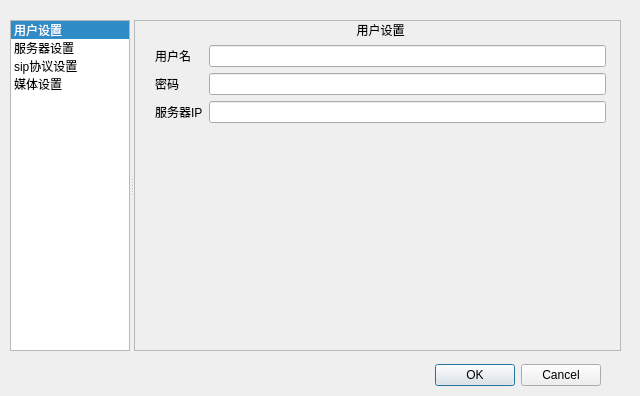
<?xml version="1.0" encoding="UTF-8"?>
<ui version="4.0">
 <class>SettingsDialog</class>
 <widget class="QDialog" name="SettingsDialog">
  <property name="geometry">
   <rect>
    <x>0</x>
    <y>0</y>
    <width>640</width>
    <height>396</height>
   </rect>
  </property>
  <property name="windowTitle">
   <string>设置</string>
  </property>
  <widget class="QSplitter" name="splitter">
   <property name="geometry">
    <rect>
     <x>10</x>
     <y>20</y>
     <width>611</width>
     <height>331</height>
    </rect>
   </property>
   <property name="orientation">
    <enum>Qt::Horizontal</enum>
   </property>
   <widget class="QListWidget" name="listWidget">
    <property name="sizePolicy">
     <sizepolicy hsizetype="Expanding" vsizetype="Fixed">
      <horstretch>0</horstretch>
      <verstretch>0</verstretch>
     </sizepolicy>
    </property>
    <property name="minimumSize">
     <size>
      <width>50</width>
      <height>0</height>
     </size>
    </property>
    <property name="maximumSize">
     <size>
      <width>120</width>
      <height>16777215</height>
     </size>
    </property>
    <property name="currentRow">
     <number>0</number>
    </property>
    <item>
     <property name="text">
      <string>用户设置</string>
     </property>
    </item>
    <item>
     <property name="text">
      <string>服务器设置</string>
     </property>
    </item>
    <item>
     <property name="text">
      <string>sip协议设置</string>
     </property>
    </item>
    <item>
     <property name="text">
      <string>媒体设置</string>
     </property>
    </item>
   </widget>
   <widget class="QStackedWidget" name="stackedWidget">
    <property name="frameShape">
     <enum>QFrame::StyledPanel</enum>
    </property>
    <property name="currentIndex">
     <number>0</number>
    </property>
    <widget class="QWidget" name="pageuser">
     <widget class="QWidget" name="layoutWidget">
      <property name="geometry">
       <rect>
        <x>20</x>
        <y>0</y>
        <width>451</width>
        <height>321</height>
       </rect>
      </property>
      <layout class="QVBoxLayout" name="verticalLayout">
       <item>
        <widget class="QLabel" name="label">
         <property name="text">
          <string>用户设置</string>
         </property>
         <property name="alignment">
          <set>Qt::AlignCenter</set>
         </property>
        </widget>
       </item>
       <item>
        <layout class="QFormLayout" name="formLayout">
         <item row="0" column="0">
          <widget class="QLabel" name="username">
           <property name="text">
            <string>用户名</string>
           </property>
          </widget>
         </item>
         <item row="0" column="1">
          <widget class="QLineEdit" name="usernameLineEdit">
           <property name="echoMode">
            <enum>QLineEdit::Normal</enum>
           </property>
          </widget>
         </item>
         <item row="1" column="0">
          <widget class="QLabel" name="passwd">
           <property name="text">
            <string>密码</string>
           </property>
          </widget>
         </item>
         <item row="1" column="1">
          <widget class="QLineEdit" name="passwdLineEdit">
           <property name="echoMode">
            <enum>QLineEdit::PasswordEchoOnEdit</enum>
           </property>
          </widget>
         </item>
         <item row="3" column="0">
          <widget class="QLabel" name="iPLabel">
           <property name="text">
            <string>服务器IP</string>
           </property>
          </widget>
         </item>
         <item row="3" column="1">
          <widget class="QLineEdit" name="serverLineEdit"/>
         </item>
         <item row="4" column="0">
          <spacer name="verticalSpacer">
           <property name="orientation">
            <enum>Qt::Vertical</enum>
           </property>
           <property name="sizeHint" stdset="0">
            <size>
             <width>20</width>
             <height>400</height>
            </size>
           </property>
          </spacer>
         </item>
        </layout>
       </item>
      </layout>
     </widget>
    </widget>
    <widget class="QWidget" name="pageserver">
     <widget class="QWidget" name="layoutWidget">
      <property name="geometry">
       <rect>
        <x>10</x>
        <y>0</y>
        <width>461</width>
        <height>321</height>
       </rect>
      </property>
      <layout class="QVBoxLayout" name="verticalLayout_2">
       <item>
        <widget class="QLabel" name="label_2">
         <property name="sizePolicy">
          <sizepolicy hsizetype="Preferred" vsizetype="Maximum">
           <horstretch>0</horstretch>
           <verstretch>0</verstretch>
          </sizepolicy>
         </property>
         <property name="text">
          <string>服务器设置</string>
         </property>
         <property name="alignment">
          <set>Qt::AlignCenter</set>
         </property>
        </widget>
       </item>
       <item>
        <layout class="QFormLayout" name="formLayout_2">
         <item row="0" column="0">
          <widget class="QLabel" name="label_5">
           <property name="text">
            <string>sip server</string>
           </property>
          </widget>
         </item>
         <item row="0" column="1">
          <widget class="QLineEdit" name="sipServerIP1"/>
         </item>
         <item row="1" column="0">
          <widget class="QLabel" name="label_6">
           <property name="text">
            <string>sip server 2</string>
           </property>
          </widget>
         </item>
         <item row="1" column="1">
          <widget class="QLineEdit" name="sipServerIP2"/>
         </item>
        </layout>
       </item>
      </layout>
     </widget>
    </widget>
    <widget class="QWidget" name="pagesip">
     <widget class="QWidget" name="layoutWidget">
      <property name="geometry">
       <rect>
        <x>10</x>
        <y>0</y>
        <width>461</width>
        <height>321</height>
       </rect>
      </property>
      <layout class="QVBoxLayout" name="verticalLayout_3">
       <item>
        <widget class="QLabel" name="label_3">
         <property name="sizePolicy">
          <sizepolicy hsizetype="Expanding" vsizetype="Maximum">
           <horstretch>0</horstretch>
           <verstretch>0</verstretch>
          </sizepolicy>
         </property>
         <property name="text">
          <string>SIP协议设置</string>
         </property>
         <property name="alignment">
          <set>Qt::AlignCenter</set>
         </property>
        </widget>
       </item>
       <item>
        <widget class="QGroupBox" name="groupBox">
         <property name="title">
          <string>杂项设置</string>
         </property>
         <widget class="QWidget" name="formLayoutWidget_3">
          <property name="geometry">
           <rect>
            <x>10</x>
            <y>30</y>
            <width>411</width>
            <height>81</height>
           </rect>
          </property>
          <layout class="QFormLayout" name="formLayout_4">
           <item row="0" column="0">
            <widget class="QLabel" name="label_7">
             <property name="text">
              <string>外出代理：</string>
             </property>
            </widget>
           </item>
           <item row="1" column="0">
            <widget class="QLabel" name="label_8">
             <property name="text">
              <string>转移url：</string>
             </property>
            </widget>
           </item>
           <item row="0" column="1">
            <widget class="QLineEdit" name="outboundLineEdit"/>
           </item>
           <item row="1" column="1">
            <widget class="QLineEdit" name="transferLineEdit"/>
           </item>
          </layout>
         </widget>
        </widget>
       </item>
       <item>
        <layout class="QFormLayout" name="formLayout_3">
         <item row="0" column="0">
          <widget class="QLabel" name="label_9">
           <property name="text">
            <string>DTMF模式：</string>
           </property>
          </widget>
         </item>
         <item row="0" column="1">
          <widget class="QComboBox" name="DTMFcomboBox">
           <item>
            <property name="text">
             <string>RFC2833</string>
            </property>
           </item>
           <item>
            <property name="text">
             <string>信息</string>
            </property>
           </item>
          </widget>
         </item>
        </layout>
       </item>
      </layout>
     </widget>
    </widget>
    <widget class="QWidget" name="pagemedia">
     <widget class="QWidget" name="layoutWidget">
      <property name="geometry">
       <rect>
        <x>10</x>
        <y>0</y>
        <width>471</width>
        <height>321</height>
       </rect>
      </property>
      <layout class="QVBoxLayout" name="verticalLayout_5">
       <item>
        <widget class="QLabel" name="label_4">
         <property name="sizePolicy">
          <sizepolicy hsizetype="Preferred" vsizetype="Fixed">
           <horstretch>0</horstretch>
           <verstretch>0</verstretch>
          </sizepolicy>
         </property>
         <property name="text">
          <string>媒体设置</string>
         </property>
         <property name="alignment">
          <set>Qt::AlignCenter</set>
         </property>
        </widget>
       </item>
       <item>
        <layout class="QHBoxLayout" name="horizontalLayout_2">
         <item>
          <widget class="QGroupBox" name="groupBox_2">
           <property name="title">
            <string>音频</string>
           </property>
           <widget class="QWidget" name="formLayoutWidget_4">
            <property name="geometry">
             <rect>
              <x>10</x>
              <y>30</y>
              <width>211</width>
              <height>71</height>
             </rect>
            </property>
            <layout class="QFormLayout" name="formLayout_5">
             <property name="formAlignment">
              <set>Qt::AlignJustify|Qt::AlignTop</set>
             </property>
             <item row="0" column="0">
              <widget class="QLabel" name="label_10">
               <property name="text">
                <string>输入设备</string>
               </property>
              </widget>
             </item>
             <item row="0" column="1">
              <widget class="QComboBox" name="audioInputcomboBox"/>
             </item>
             <item row="1" column="0">
              <widget class="QLabel" name="label_11">
               <property name="text">
                <string>输出设备</string>
               </property>
              </widget>
             </item>
             <item row="1" column="1">
              <widget class="QComboBox" name="audioOutputcomboBox"/>
             </item>
            </layout>
           </widget>
           <widget class="QLabel" name="label_12">
            <property name="geometry">
             <rect>
              <x>10</x>
              <y>110</y>
              <width>62</width>
              <height>20</height>
             </rect>
            </property>
            <property name="text">
             <string>编解码器</string>
            </property>
           </widget>
           <widget class="QListWidget" name="audioCodeclistWidget">
            <property name="geometry">
             <rect>
              <x>10</x>
              <y>130</y>
              <width>101</width>
              <height>151</height>
             </rect>
            </property>
            <item>
             <property name="text">
              <string>PCMU</string>
             </property>
            </item>
            <item>
             <property name="text">
              <string>PCMA</string>
             </property>
            </item>
            <item>
             <property name="text">
              <string>iLBC</string>
             </property>
            </item>
            <item>
             <property name="text">
              <string>gsm</string>
             </property>
            </item>
            <item>
             <property name="text">
              <string>G722</string>
             </property>
            </item>
            <item>
             <property name="text">
              <string>G7221</string>
             </property>
            </item>
            <item>
             <property name="text">
              <string>G729</string>
             </property>
            </item>
           </widget>
           <widget class="QWidget" name="layoutWidget">
            <property name="geometry">
             <rect>
              <x>120</x>
              <y>130</y>
              <width>101</width>
              <height>151</height>
             </rect>
            </property>
            <layout class="QVBoxLayout" name="verticalLayout_4">
             <item>
              <widget class="QCheckBox" name="silenceDetectCheckBox">
               <property name="text">
                <string>静音检测</string>
               </property>
              </widget>
             </item>
             <item>
              <widget class="QCheckBox" name="checkBox">
               <property name="text">
                <string>回声抵消</string>
               </property>
              </widget>
             </item>
             <item>
              <spacer name="verticalSpacer_2">
               <property name="orientation">
                <enum>Qt::Vertical</enum>
               </property>
               <property name="sizeHint" stdset="0">
                <size>
                 <width>20</width>
                 <height>40</height>
                </size>
               </property>
              </spacer>
             </item>
             <item>
              <widget class="QLabel" name="label_13">
               <property name="text">
                <string>抖动缓冲ms:</string>
               </property>
              </widget>
             </item>
             <item>
              <widget class="QSpinBox" name="jitterBufferspinBox"/>
             </item>
            </layout>
           </widget>
          </widget>
         </item>
         <item>
          <widget class="QGroupBox" name="groupBox_3">
           <property name="title">
            <string>视频</string>
           </property>
           <widget class="QWidget" name="formLayoutWidget_5">
            <property name="geometry">
             <rect>
              <x>10</x>
              <y>30</y>
              <width>223</width>
              <height>251</height>
             </rect>
            </property>
            <layout class="QFormLayout" name="formLayout_6">
             <item row="0" column="0">
              <widget class="QLabel" name="label_14">
               <property name="text">
                <string>输入设备</string>
               </property>
              </widget>
             </item>
             <item row="0" column="1">
              <widget class="QComboBox" name="comboBox"/>
             </item>
             <item row="1" column="0">
              <widget class="QLabel" name="label_15">
               <property name="text">
                <string>大小</string>
               </property>
              </widget>
             </item>
             <item row="1" column="1">
              <widget class="QComboBox" name="comboBox_2">
               <item>
                <property name="text">
                 <string>1080p 1920x1080</string>
                </property>
               </item>
               <item>
                <property name="text">
                 <string>720p    1280x720</string>
                </property>
               </item>
               <item>
                <property name="text">
                 <string>VGA     640x480</string>
                </property>
               </item>
               <item>
                <property name="text">
                 <string>CIF        352x288</string>
                </property>
               </item>
               <item>
                <property name="text">
                 <string>QVGA    320*240</string>
                </property>
               </item>
              </widget>
             </item>
             <item row="2" column="0">
              <widget class="QLabel" name="label_16">
               <property name="text">
                <string>编解码器</string>
               </property>
              </widget>
             </item>
             <item row="2" column="1">
              <widget class="QListWidget" name="audioCodeclistWidget_2">
               <item>
                <property name="text">
                 <string>h263</string>
                </property>
               </item>
               <item>
                <property name="text">
                 <string>h264</string>
                </property>
               </item>
               <item>
                <property name="text">
                 <string>webm</string>
                </property>
               </item>
               <item>
                <property name="text">
                 <string/>
                </property>
               </item>
              </widget>
             </item>
            </layout>
           </widget>
          </widget>
         </item>
        </layout>
       </item>
      </layout>
     </widget>
    </widget>
   </widget>
  </widget>
  <widget class="QDialogButtonBox" name="buttonBox">
   <property name="geometry">
    <rect>
     <x>340</x>
     <y>360</y>
     <width>261</width>
     <height>31</height>
    </rect>
   </property>
   <property name="standardButtons">
    <set>QDialogButtonBox::Cancel|QDialogButtonBox::Ok</set>
   </property>
   <property name="centerButtons">
    <bool>false</bool>
   </property>
  </widget>
 </widget>
 <resources/>
 <connections>
  <connection>
   <sender>listWidget</sender>
   <signal>currentRowChanged(int)</signal>
   <receiver>stackedWidget</receiver>
   <slot>setCurrentIndex(int)</slot>
   <hints>
    <hint type="sourcelabel">
     <x>41</x>
     <y>135</y>
    </hint>
    <hint type="destinationlabel">
     <x>211</x>
     <y>141</y>
    </hint>
   </hints>
  </connection>
 </connections>
</ui>
